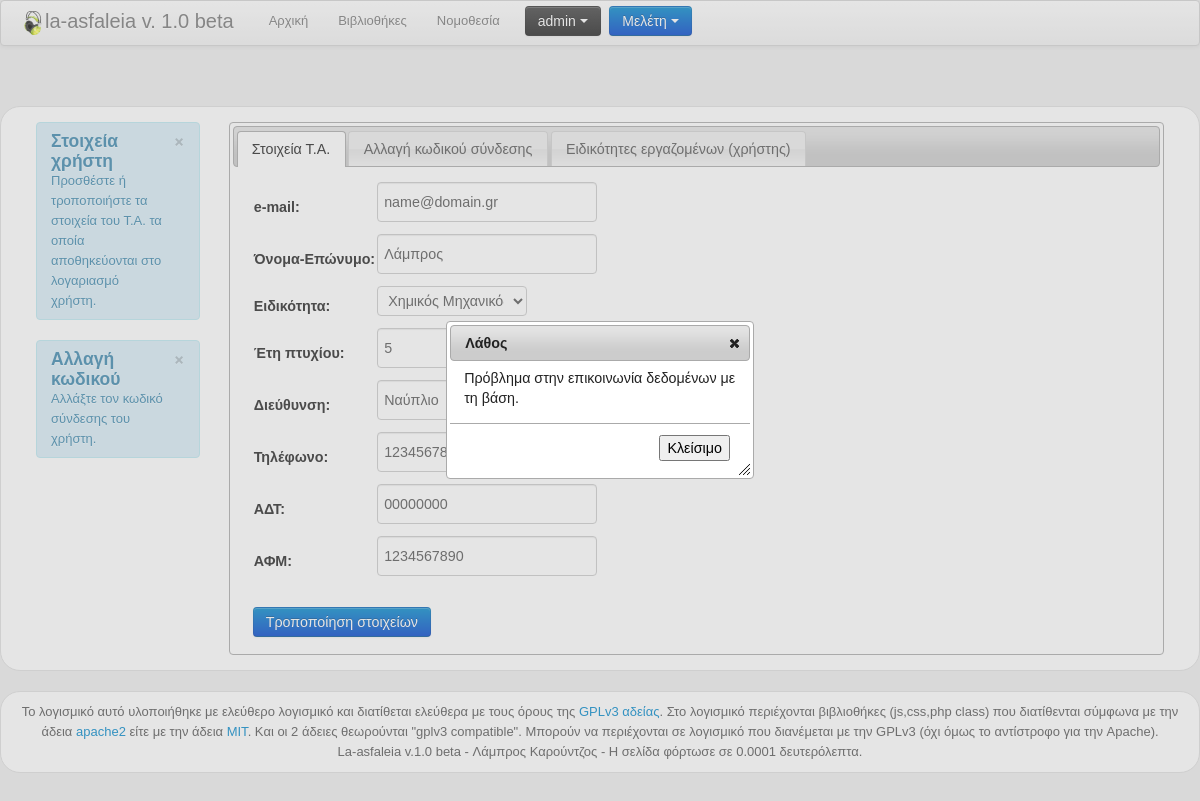
/index.php?nav=user_preferences (signed in), run on an earlier commit of the app's database.
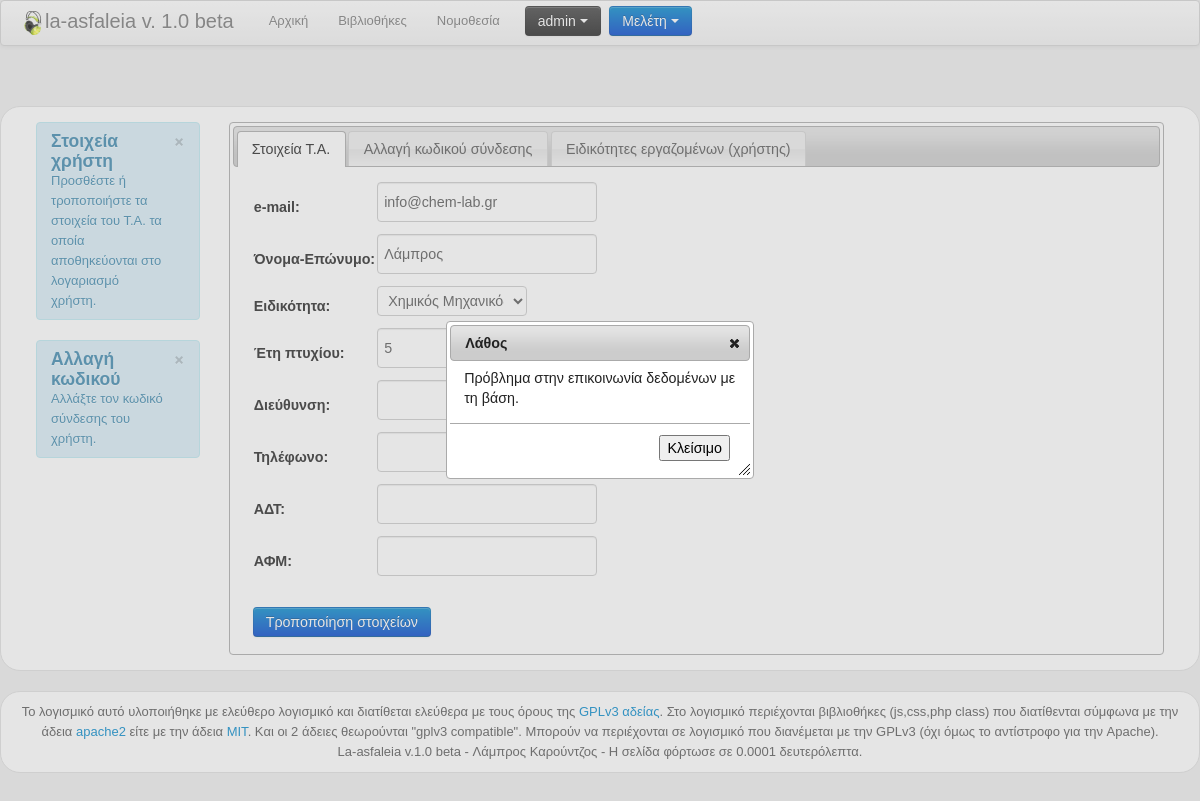
And on a later commit of the database.
### tables this page shows
CREATE TABLE IF NOT EXISTS `users` (
  `id` int(11) NOT NULL AUTO_INCREMENT,
  `usr` varchar(32) NOT NULL DEFAULT '',
  `pass` varchar(32) NOT NULL DEFAULT '',
  `email` varchar(255) NOT NULL DEFAULT '',
  `regIP` varchar(15) NOT NULL DEFAULT '',
  `dt` datetime NOT NULL DEFAULT '0000-00-00 00:00:00',
  `onoma` varchar(256) NOT NULL,
  `eidikotita` int(11) NOT NULL,
  `ptyxio_years` int(11) NOT NULL,
  `address` varchar(256) NOT NULL,
  `tel` varchar(256) NOT NULL,
  `taytotita` varchar(256) NOT NULL,
  `afm` varchar(256) NOT NULL,
  PRIMARY KEY (`id`),
  UNIQUE KEY `usr` (`usr`)
);

### includes/medoo.php (called while the page is built, shortened)
<?php
class medoo
{
	protected $database_type = 'mysql';
	protected $server = DB_SERVER;
	protected $username = DB_USER;
	protected $password = DB_PASS;
	protected $charset = 'utf8';
	public function __construct($database_name)
	{
		try {
			$type = strtolower($this->database_type);
			switch ($type)
			{
				case 'mysql':
				case 'pgsql':
					$this->pdo = new PDO(
						$type . ':host=' . $this->server . ';dbname=' . $database_name,
						$this->username,
						$this->password
					);
					break;
			}
			$this->pdo->exec('SET NAMES \'' . $this->charset . '\'');
		}
		catch (PDOException $e) {
			echo $e->getMessage();
		}
	}
	public function query($query)
	{
		return $this->pdo->query($query);
	}
	public function quote($string)
	{
		return $this->pdo->quote($string);
	}
	protected function data_implode($data, $conjunctor, $outer_conjunctor = null)
	{
		$wheres = array();
		foreach ($data as $key => $value)
		{
			if (($key == 'AND' || $key == 'OR') && is_array($value))
			{
				$wheres[] = 0 !== count(array_diff_key($value, array_keys(array_keys($value)))) ?
					'(' . $this->data_implode($value, ' ' . $key) . ')' :
					'(' . $this->inner_conjunct($value, ' ' . $key, $conjunctor) . ')';
			}
			else
			{
				preg_match('/([\w\.]+)(\[(\>|\>\=|\<|\<\=|\!|\<\>)\])?/i', $key, $match);
				if (isset($match[3]))
				{
					if ($match[3] == '' || $match[3] == '!')
					{
						$wheres[] = $match[1] . ' ' . $match[3] . '= ' . $this->quote($value);
					}
					else
					{
						if ($match[3] == '<>')
						{
							if (is_array($value) && is_numeric($value[0]) && is_numeric($value[1]))
							{
								$wheres[] = $match[1] . ' BETWEEN ' . $value[0] . ' AND ' . $value[1];
							}
						}
						else
						{
							if (is_numeric($value))
							{
								$wheres[] = $match[1] . ' ' . $match[3] . ' ' . $value;
							}
						}
					}
				}
				else
				{
					if (is_int($key))
					{
						$wheres[] = $this->quote($value);
					}
					else
					{
						$wheres[] = is_array($value) ? $match[1] . ' IN (' . $this->array_quote($value) . ')' :
							$match[1] . ' = ' . $this->quote($value);
					}
				}
			}
		}
		return implode($conjunctor . ' ', $wheres);
	}
	public function where_clause($where)
	{
		$where_clause = '';
		if (is_array($where))
		{
			$single_condition = array_diff_key($where, array_flip(
				array('AND', 'OR', 'GROUP', 'ORDER', 'HAVING', 'LIMIT', 'LIKE', 'MATCH')
			));
			if ($single_condition != array())
			{
				$where_clause = ' WHERE ' . $this->data_implode($single_condition, '');
			}
		}
		else
		{
			if ($where != null)
			{
				$where_clause .= ' ' . $where;
			}
		}
		return $where_clause;
	}
	public function select($table, $columns, $where = null)
	{
		$query = $this->query('SELECT ' . (
			is_array($columns) ? implode(', ', $columns) : $columns
		) . ' FROM ' . $table . $this->where_clause($where));
		return $query ? $query->fetchAll(
			(is_string($columns) && $columns != '*') ? PDO::FETCH_COLUMN : PDO::FETCH_ASSOC
		) : false;
	}
	public function count($table, $where = null)
	{
		return 0 + ($this->query('SELECT COUNT(*) FROM ' . $table . $this->where_clause($where))->fetchColumn());
	}
}
?>

### includes/functions.php (the view, shortened to what this page needs)
<?php
function make_selectbox($pinakas,$nameofselect="",$name="name",$id="id",$classofselect="span5"){
	$database = new medoo(DB_NAME);
	$db_table = $pinakas;
	$db_columns = array ($id,$name);
	$select_table = $database->select($db_table,$db_columns);
	$count_table = $database->count($db_table);
	$select = "
	<select id=\"".$nameofselect."\" name=\"".$nameofselect."\" class=\"".$classofselect."\">
	<option value=\"0\">Επιλέξτε...</option>";
	foreach($select_table as $data)
	{
		if($db_table!="library_industry_cat"){
		$select .= "<option value=\"".$data[$id]."\">".$data[$name]."</option>";
		}
	}
	$select .= "</select>";
return $select;
}
?>

### includes/header_index.php (shortened to what this page needs)
<!DOCTYPE html PUBLIC "-//W3C//DTD XHTML 1.0 Transitional//EN" "http://www.w3.org/TR/xhtml1/DTD/xhtml1-transitional.dtd">
<html xmlns="http://www.w3.org/1999/xhtml">
<head>
	<link rel="stylesheet" href="javascripts/bootstrap/css/bootstrap.css" />
	<link rel="stylesheet" href="javascripts/bootstrap/css/bootstrap-responsive.css" />
    <link rel="stylesheet" type="text/css" href="stylesheets/main.css" media="screen" />
	<link href="stylesheets/jquery-ui-1.9.2.custom.css" rel="stylesheet" type="text/css" />
	<link rel="stylesheet" type="text/css"  href="stylesheets/jtable_grey.css"/>
	<link rel="stylesheet" type="text/css"  href="stylesheets/calendar.css"/>
	<link rel="stylesheet" type="text/css"  href="stylesheets/PrintArea.css" />
</head>

### index.php (shortened to what this page needs)
<?php
$time = microtime();
$time = explode(' ', $time);
$time = $time[1] + $time[0];
$start = $time;
require("includes/functions.php");
require("includes/medoo.php");
include("includes/header_index.php");
?>
<body>
<div class="pageContent">
<?php
include("includes/page_header.php");
?>
	<div id="main">
        <div class="container1">
	<?php
	if (isset($_GET["nav"])){
		if ($_GET["nav"]=="user_preferences"){
		include("includes/menu_user_preferences.php");
		}
	}else{
	include("includes/menu_index.php");
	}
	?>
		</div>
<?php
include("includes/page_footer.php");
?>
	</div>
</div>
</body>
</html>

### includes/page_header.php (shortened to what this page needs)
<div class="navbar">
<div class="navbar-inner">
<div class="container">
<a class="brand" href="index.php"><img src="images/logo.png">la-asfaleia v.
<?php
echo APPLICATION_VERSION;
?>
</a>
<div class="nav-collapse collapse">
    <ul class="nav">
	<?php
	if (!isset($_GET['nav'])){
	?>
    <li class="active">
	<?php
	}else{
	?>
	<li>
	<?php
	}
	?>
    <a href="index.php">Αρχική</a>
    </li>
	<?php
	if (isset($_GET['nav']) AND $_GET['nav']=="vivliothikes"){
	?>
    <li class="active">
	<?php
	}else{
	?>
	<li>
	<?php
	}
	?>
	<a href="?nav=vivliothikes">Βιβλιοθήκες</a></li>
	<?php
	if (isset($_GET['nav']) AND $_GET['nav']=="nomothesia"){
	?>
    <li class="active">
	<?php
	}else{
	?>
	<li>
	<?php
	}
	?>
    <a href="?nav=nomothesia">Νομοθεσία</a></li>
    </ul>
	<div class="btn-group">
    <a class="btn btn-inverse dropdown-toggle" data-toggle="dropdown" href="#">
    <?php
	if (isset($_SESSION['username'])){
	echo $_SESSION['username'];
	}else{
	echo 'Επισκέπτης';
	}
	?>
    <span class="caret"></span>
    </a>
    </div>
	<?php
	if (isset($_SESSION['username'])){
	?>
	<div class="btn-group">
    <a class="btn btn-primary dropdown-toggle" data-toggle="dropdown" href="#">
	<?php
	if (isset($_SESSION['meleti_id'])){
	echo $_SESSION['meleti_name'];
	}else{
	echo "Μελέτη";
	}
	?>
    <span class="caret"></span>
    </a>
		<?php
	}
	?>
    </div>
</div>
</div>
</div>
</div>

### includes/menu_user_preferences.php (shortened to what this page needs)
<div class="container-fluid">
	<div class="row-fluid">
		<div class="span2">
			    <div class="alert alert-info">
				<button type="button" class="close" data-dismiss="alert">&times;</button>
				<h4>Στοιχεία χρήστη</h4>
				Προσθέστε ή τροποποιήστε τα στοιχεία του Τ.Α. τα οποία αποθηκεύονται στο λογαριασμό χρήστη.
				</div>
				<div class="alert alert-info">
				<button type="button" class="close" data-dismiss="alert">&times;</button>
				<h4>Αλλαγή κωδικού</h4>
				Αλλάξτε τον κωδικό σύνδεσης του χρήστη.
				</div>
		</div>
		<div class="span10">
			<div id="tabs">
			<ul>
				<li><a href="#tabs-1">Στοιχεία Τ.Α.</a></li>
				<li><a href="#tabs-2">Αλλαγή κωδικού σύνδεσης</a></li>
				<li><a href="#tabs-3">Ειδικότητες εργαζομένων (χρήστης)</a></li>
			</ul>
			<div id="tabs-1">
			<?php
			$database = new medoo(DB_NAME);
			$db_table = "users";
			$db_columns = "*";
			$where_id = array("id" => $_SESSION['user_id']);
			$select_user = $database->select($db_table,$db_columns,$where_id);
			$email = $select_user[0]["email"];
			$onoma = $select_user[0]["onoma"];
			$ptyxio_years = $select_user[0]["ptyxio_years"];
			$address = $select_user[0]["address"];
			$tel = $select_user[0]["tel"];
			$taytotita = $select_user[0]["taytotita"];
			$afm = $select_user[0]["afm"];
			?>
				<form name="user_pref" action="" method="POST">
				<table>
				<tr><td><b>e-mail:</b></td><td><input type="text" id="email" name="email" value="<?php echo $email;?>"></td></tr>
				<tr><td><b>Όνομα-Επώνυμο:</b></td><td><input type="text" id="onoma" name="onoma" value="<?php echo $onoma;?>"></td></tr>
				<tr>
				<td><b>Ειδικότητα:</b></td>
				<td>
				<?php
				echo make_selectbox("library_eidikotites","eidikotita");
				?>
				</td></tr>
				<tr><td><b>Έτη πτυχίου:</b></td><td><input type="text" id="ptyxio_years" name="ptyxio_years" value="<?php echo $ptyxio_years;?>"><span class="help-inline">*Χρόνια προυπηρεσίας</span></td></tr>
				<tr><td><b>Διεύθυνση:</b></td><td><input type="text" id="address" name="address" value="<?php echo $address;?>"></td></tr>
				<tr><td><b>Τηλέφωνο:</b></td><td><input type="text" id="tel" name="tel" value="<?php echo $tel;?>"></td></tr>
				<tr><td><b>ΑΔΤ:</b></td><td><input type="text" id="taytotita" name="taytotita" value="<?php echo $taytotita;?>"></td></tr>
				<tr><td><b>ΑΦΜ:</b></td><td><input type="text" id="afm" name="afm" value="<?php echo $afm;?>"></td></tr>
				</table>
				<br/>
				<button type="submit" name="submit" value="save-userpref" class="btn btn-primary">Τροποποίηση στοιχείων</button>
				</form>
			</div>
			</div>
		</div>
	</div>
</div>

### includes/page_footer.php (shortened to what this page needs)
<div class="container1 footer">
Το λογισμικό αυτό υλοποιήθηκε με ελεύθερο λογισμικό και διατίθεται ελεύθερα με τους όρους της <a href="http://fsfe.org/projects/gplv3/gplv3.el.html" target="_blank">GPLv3 αδείας</a>.
Στο λογισμικό περιέχονται βιβλιοθήκες (js,css,php class) που διατίθενται σύμφωνα με την άδεια <a href="http://www.apache.org/licenses/LICENSE-2.0.html" target="_blank">apache2</a> είτε με την
άδεια <a href="http://opensource.org/licenses/MIT" target="_blank">ΜΙΤ</a>. Και οι 2 άδειες θεωρούνται "gplv3 compatible". Μπορούν να περιέχονται σε λογισμικό που διανέμεται
με την GPLv3 (όχι όμως το αντίστροφο για την Apache).<br/>
<?php
echo APPLICATION_NAME." v.".APPLICATION_VERSION." - Λάμπρος Καρούντζος";
$time = microtime();
$time = explode(' ', $time);
$time = $time[1] + $time[0];
$finish = $time;
$total_time = round(($finish - $start), 4);
echo " - Η σελίδα φόρτωσε σε ".$total_time." δευτερόλεπτα.";
?>
</div>

### stylesheets/main.css (style rules this page uses)
body,h1,h2,h3,p,quote,small,form,input,ul,li,ol,label { margin:0px; padding:0px; }
body { color:#555555; font-size:13px; background: #eeeeee; font-family:Arial, Helvetica, sans-serif; width: 100%; }
#main { width:100%; margin:60px auto; }
.container1 { margin-top:20px; background:#FFFFFF; border:1px solid #E0E0E0; padding:15px; -moz-border-radius:20px; -khtml-border-radius: 20px; -webkit-border-radius: 20px; border-radius:20px; }
.footer { text-align:center; padding:10px; }

What changed in the data, as far as the page shows it:
changed users "Λάμπρος": email "name@domain.gr" → "info@chem-lab.gr"; taytotita "00000000" → (not shown); afm "1234567890" → (not shown)
